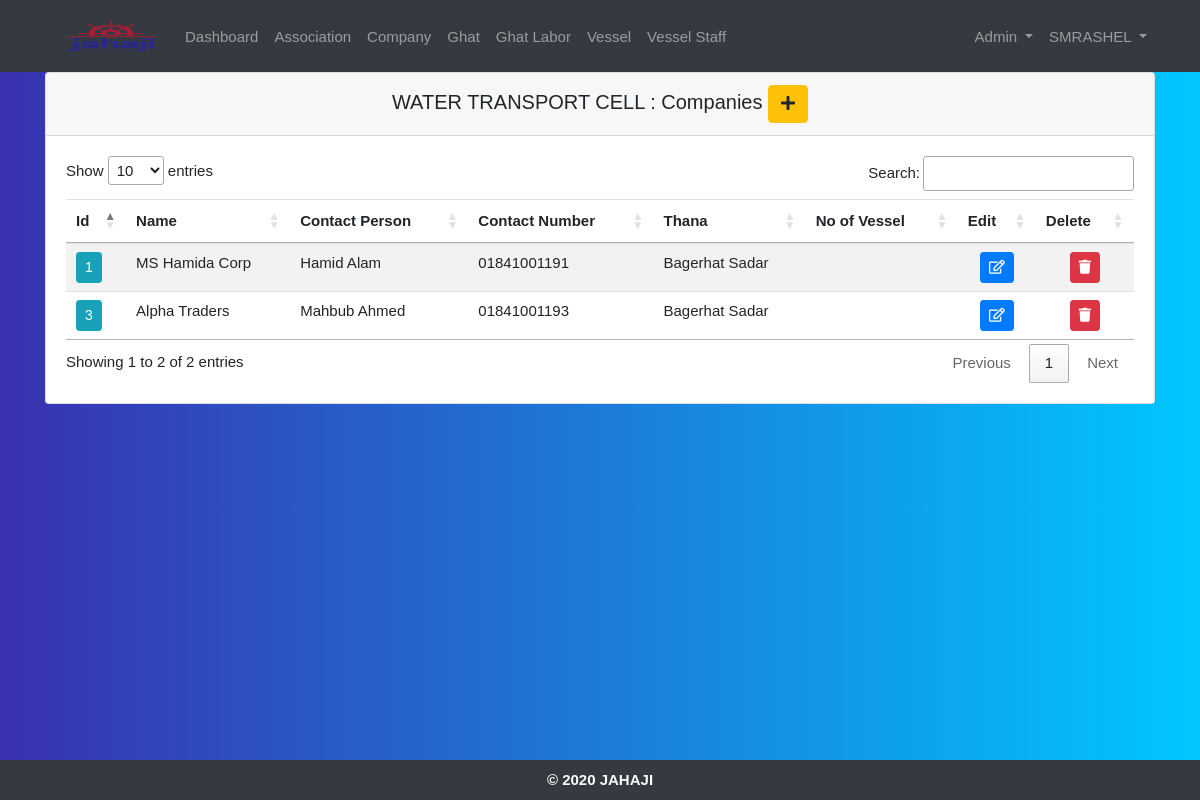
The page /association_companies/1/ (signed in) on the database its author committed.
### crewdatabd/models.py (models this page shows, shortened)
class Association(models.Model):
    CENTRAL = 'central'
    REGIONAL = 'regional'
    OWNER = "Owner's Association"
    LABOR = "Labor's Association"
    ASSOCIATION_TYPE_CHOICES = [
        (OWNER, "Owner's Association"),
        (LABOR, "Labor's Association"),
    ]
    ZONE_TYPE_CHOICES = [
        (CENTRAL, 'Central'),
        (REGIONAL, 'Regional'),
    ]
    association_name = models.CharField('Association Name', max_length=200)
    association_type = models.CharField('Association Type', max_length=200, choices=ASSOCIATION_TYPE_CHOICES)
    zone = models.CharField('Zone', max_length=200, choices=ZONE_TYPE_CHOICES, null=True, blank=True)
    association_address = models.CharField('Address', max_length=200, null=True, blank=True)
    registration_number = models.CharField('Registration Number', unique=True, max_length=200, null=True, blank=True)
    contact_person_1 = models.CharField('Contact Person-1', max_length=200, null=True, blank=True)
    position_1 = models.CharField('Position-1', max_length=200, null=True, blank=True)
    contact_number_1 = models.CharField('Contact No-1', unique=True, max_length=200, null=True, blank=True)
    contact_person_2 = models.CharField('Contact Person-2', max_length=200, null=True, blank=True)
    position_2 = models.CharField('Position-2', max_length=200, null=True, blank=True)
    contact_number_2 = models.CharField('Contact No-2', unique=True, max_length=200, null=True, blank=True)
    association_email = models.EmailField('Email', max_length=200, null=True, blank=True)
    added_by = models.ForeignKey(
        settings.AUTH_USER_MODEL,
        on_delete=models.CASCADE, null=True, blank=True, related_name='+'
    )
    added_date = models.DateTimeField('Added Date', auto_now_add=True, null=True, blank=True)
    updated_by = models.ForeignKey(
        settings.AUTH_USER_MODEL,
        on_delete=models.CASCADE, null=True, blank=True, related_name='+'
    )
    updated_date = models.DateTimeField('Updated Date', auto_now_add=False, null=True, blank=True)

class Companie(models.Model):
    company_name = models.CharField('Company Name', max_length=200)
    owner_name = models.CharField('Owner Name', max_length=200, null=True, blank=True)
    owner_contact = models.CharField('Owner Contact', unique=True, max_length=200, null=True, blank=True)
    owners_association = models.ManyToManyField(Association,
                                                limit_choices_to={'association_type': "Owner's Association"},
                                                null=True, blank=True)
    manager_name = models.CharField('Manager Name', max_length=200, null=True, blank=True)
    manager_contact = models.CharField('Manager Contact', unique=True, max_length=200, null=True, blank=True)
    company_address = models.CharField('Address', max_length=200, null=True, blank=True)
    district = models.ForeignKey(District, on_delete=models.SET_NULL, null=True)
    thana = models.ForeignKey(Thana, on_delete=models.SET_NULL, null=True)
    company_email = models.EmailField('Email', max_length=200, null=True, blank=True)
    charter_company = models.CharField('Charter Company', max_length=200, null=True, blank=True)
    cc_contact_person = models.CharField('CC Contact Person', max_length=200, null=True, blank=True)
    cc_contact_no = models.CharField('CC Contact No', max_length=200, null=True, blank=True)
    cc_address = models.CharField('CC Address', max_length=200, null=True, blank=True)
    cc_email = models.EmailField('CC Email', max_length=200, null=True, blank=True)
    added_by = models.ForeignKey(
        settings.AUTH_USER_MODEL,
        on_delete=models.CASCADE, null=True, blank=True, related_name='+'
    )
    added_date = models.DateTimeField('Added Date', auto_now_add=True, null=True, blank=True)
    updated_by = models.ForeignKey(
        settings.AUTH_USER_MODEL,
        on_delete=models.CASCADE, null=True, blank=True, related_name='+'
    )
    updated_date = models.DateTimeField('Updated Date', auto_now_add=False, null=True, blank=True)

class Thana(models.Model):
    district = models.ForeignKey(District, on_delete=models.CASCADE)
    thana_name = models.CharField('Thana', max_length=200)
    def __str__(self):
        return self.thana_name

### crewdatabd/decorators.py (the view)
        def wrapper_func(request, *args, **kwargs):
            group = None
            if request.user.groups.exists():
                group = request.user.groups.all()[0].name
            if group in allowed_roles:
                 return view_func(request, *args, **kwargs)
            else:
                return redirect('home')

### crewdatabd/views.py (called while the page is built)
@login_required(login_url='login')
@allowed_users(allowed_roles=['admin', 'manager', 'viewer'])
def associationCompanies(request, pk):
    association = get_object_or_404(Association, id=pk)
    companies = Companie.objects.filter(owners_association=pk)
    context = {'association': association, 'companies': companies}
    return render(request, 'crewdatabd/association_companies.html', context)

### crewdatabd/templates/crewdatabd/association_companies.html (shortened to what this page needs)
{% extends 'crewdatabd/main.html' %}
{% block content %}
        <div class="card text-black mb-3">
            <h5 class="card-header text-center">{{association.association_name}} : Companies
            {% for group in user.groups.all %}
              {% if group.name == 'admin' or group.name == 'manager' %}
                <a href="{% url 'create_association' %}" class="btn btn-warning">
                    <i class="fas fa-plus"></i>
                </a>
              {% endif %}
            {% endfor %}
            </h5>
            <div class="card-body">
                <div align="center" style="overflow:auto">
                    <table id="company" class="table table-striped table-hover">
                        <thead>
                            <tr>
                                <th scope="col">Id</th>
                                <th scope="col">Name</th>
                                <th scope="col">Contact Person</th>
                                <th scope="col">Contact Number</th>
                                <th scope="col">Thana</th>
                                <th scope="col">No of Vessel</th>
                                {% for group in user.groups.all %}
                                  {% if group.name == 'admin' or group.name == 'manager' %}
                                <th scope="col">Edit</th>
                                <th scope="col">Delete</th>
                                  {% endif %}
                                {% endfor %}
                            </tr>
                        </thead>
                        <tbody>
                        {% for company in companies %}
                            <tr>
                                <td>
                                    <a href="{% url 'company_ships' company.id %}" type="button" class="update-book btn btn-sm btn-info">
                                      {{ company.id }}
                                    </a>
                                </td>
                                <td>{{ company.company_name }}</td>
                                <td>{{ company.owner_name }}</td>
                                <td>{{ company.owner_contact }}</td>
                                <td>{{ company.thana }}</td>
                                <td></td>
                                {% for group in user.groups.all %}
                                  {% if group.name == 'admin' or group.name == 'manager' %}
                                <td class="text-center">
                                    <a href="{% url 'update_company' company.id %}" type="button" class="update-book btn btn-sm btn-primary">
                                      <i class="far fa-edit"></i>
                                    </a>
                                </td>
                                <td class="text-center">
                                    <a href="{% url 'delete_company' company.id %}" type="button" class="update-book btn btn-sm btn-danger">
                                      <i class="fas fa-trash"></i>
                                    </a>
                                </td>
                                  {% endif %}
                                {% endfor %}
                            </tr>
                        {% endfor %}
                        </tbody>
                    </table>
                </div>
            </div>
        </div>
{% endblock %}

### crewdatabd/templates/crewdatabd/navbar.html (shortened to what this page needs)
{% load static %}
<nav class="navbar navbar-expand-lg navbar-dark bg-dark">
  <div class="container">
    <div class="collapse navbar-collapse" id="navbarSupportedContent">
      <a class="nav-link" href="{% url 'home' %}">
        <img src="{% static 'images/logo.png' %}" id="logo" alt="logo"  width="100" height="40">
      </a>
      <ul class="navbar-nav mr-auto">
        <li class="nav-item">
          <a class="nav-link" href="{% url 'home' %}">Dashboard</a>
        </li>
        {% for group in user.groups.all %}
          {% if group.name == 'admin' or group.name == 'manager' or group.name == 'viewer' %}
            <li class="nav-item">
              <a class="nav-link" href="{% url 'associations' %}">Association</a>
            </li>
          {% endif %}
        {% endfor %}
        {% for group in user.groups.all %}
          {% if group.name == 'admin' or group.name == 'manager' or group.name == 'jahaji' or group.name == 'viewer' %}
            <li class="nav-item">
              <a class="nav-link" href="{% url 'companies' %}">Company</a>
            </li>
          {% endif %}
        {% endfor %}
        {% for group in user.groups.all %}
          {% if group.name == 'admin' or group.name == 'manager' or group.name == 'jahaji' or group.name == 'viewer' %}
            <li class="nav-item">
              <a class="nav-link" href="{% url 'ghats' %}">Ghat</a>
            </li>
          {% endif %}
        {% endfor %}
        {% for group in user.groups.all %}
          {% if group.name == 'admin' or group.name == 'manager' or group.name == 'ghat' or group.name == 'viewer' %}
            <li class="nav-item">
              <a class="nav-link" href="{% url 'ghat_labors' %}">Ghat Labor</a>
            </li>
          {% endif %}
        {% endfor %}
        {% for group in user.groups.all %}
          {% if group.name == 'admin' or group.name == 'manager' or group.name == 'jahaji' or group.name == 'viewer' %}
            <li class="nav-item">
              <a class="nav-link" href="{% url 'ships' %}">Vessel</a>
            </li>
          {% endif %}
        {% endfor %}
        {% for group in user.groups.all %}
          {% if group.name == 'admin' or group.name == 'manager' or group.name == 'vessel' or group.name == 'viewer' %}
            <li class="nav-item">
              <a class="nav-link" href="{% url 'seafarers' %}">Vessel Staff</a>
            </li>
          {% endif %}
        {% endfor %}
      </ul>
      <ul class="navbar-nav navbar-right">
      {% for group in user.groups.all %}
        {% if group.name == 'admin' or group.name == 'manager' %}
          <li class="nav-item dropdown">
            <a class="nav-link dropdown-toggle" href="#" id="navbarDropdown" role="button" data-toggle="dropdown" aria-haspopup="true" aria-expanded="false">
              Admin
            </a>
          </li>
        {% endif %}
      {% endfor %}
        <li class="nav-item dropdown">
          <a class="nav-link dropdown-toggle" href="#" id="navbarDropdown" role="button" data-toggle="dropdown" aria-haspopup="true" aria-expanded="false">
            {{user.username|upper}}
          </a>
        </li>
      </ul>
    </div>
  </div>
</nav>

### static/css/main.css (style rules this page uses)
html { position: relative; min-height: 100%; }
body { margin-bottom: 40px; font-family: "segoe-ui", "open-sans", tahoma, arial; font-size: 15px; }
.navbar-nav >li >a, .navbar-brand { color: #f8f9fa; padding-top: 5px !important; padding-bottom: 10px !important; height: 30px; }
.navbar { min-height: 30px !important; }

### static/css/seafarer_details.css (style rules this page uses)
body { background: -webkit-linear-gradient(left, #3931af, #00c6ff); }

### rows shown on the page
Association: association_name "WATER TRANSPORT CELL"
Companie: id "1", company_name "MS Hamida Corp", owner_name "Hamid Alam", owner_contact "01841001191", thana "Bagerhat Sadar"
Companie: id "3", company_name "Alpha Traders", owner_name "Mahbub Ahmed", owner_contact "01841001193", thana "Bagerhat Sadar"

### other values the page prints
{{ user.username|upper }} "SMRASHEL"
